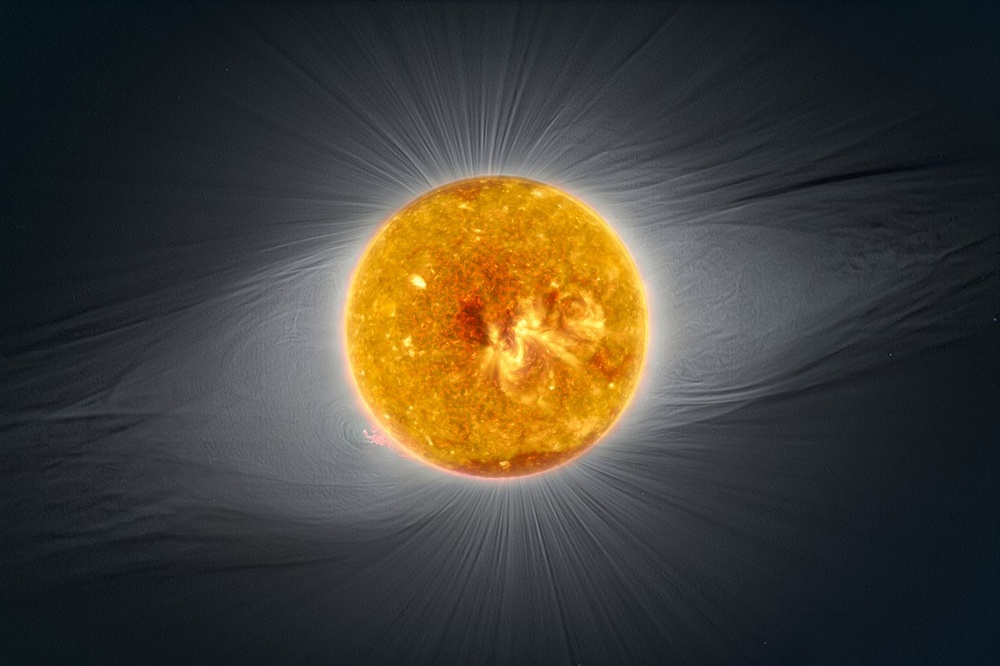
#> input picture Practicas/PracticasOLD/P2/imagen.jpg, 1000 x 666 px, shrunk from 1280 x 853 before the run
$ jupyter execute 'Práctica 2-ejercicio 1.ipynb'
#> lines starting #> are read from the running program, lines starting #| are printed output that depends on the picture
1. **Escriba un programa en Python que use dos variables nombreA y nombreB. en nombreA guardaremos el nombre de la imagen que se va a cargar y en nombreB estará el nombre de la imagen resultante de la transformación que haremos. Calcular las dimensiones de la imagen (alto, ancho y bandas). Las transformaciones que haremos serán dos: una versión rotadas de las mismas y una versión reflejada de las mismas.**

[cell 1]
import numpy as np
import cv2, sys

nombreA="imagen.jpg"
nombreB="imagenRotada.png"

#Leemos la imagen del primer argumento y la cargamos en img
img = cv2.imread(nombreA)
#> img is the input picture: shape (666, 1000, 3); mean B, G, R 54.4, 63.2, 67.8

#Si la imagen no se ha podido cargar, terminamos la ejecucion
if ( img is None ):
    print(" Error al cargar imagen ")
    sys.exit()

#Obtenemos valores de la imagen en el array dimensiones, se podra usar img.size
dimensiones=img.shape
#> dimensiones = (666, 1000, 3)

#Filas o alto
alto = dimensiones[0]
#> alto = 666

#Columnas o ancho
ancho = dimensiones[1]
#> ancho = 1000

#Bandas
bandas = dimensiones[2]
#> bandas = 3

* **Realice una versión de la misma rotada 90º, en sentido horario. Dicha rotación se llevará a cabo creando una imagen nueva y copiando los pixeles desde la imagen original en las posicones adecuadas**

*Código:*

[cell 2]
#Creando imagen Rotada, para ello intercambiaremos el orden de alto y ancho en la llamada (1er parametro es alto y 2do ancho)
imgTransformada = np.zeros((ancho, alto, bandas), np.uint8)

#Iteramos por la imagen y almacenamos el valor BGR de cada pixel y lo ponemos en la posicion adecuada
for i in range(0, alto):
    for j in range(0, ancho):
        for k in range(0 ,bandas):
            imgTransformada[j,i,k] = img[i,j,k]
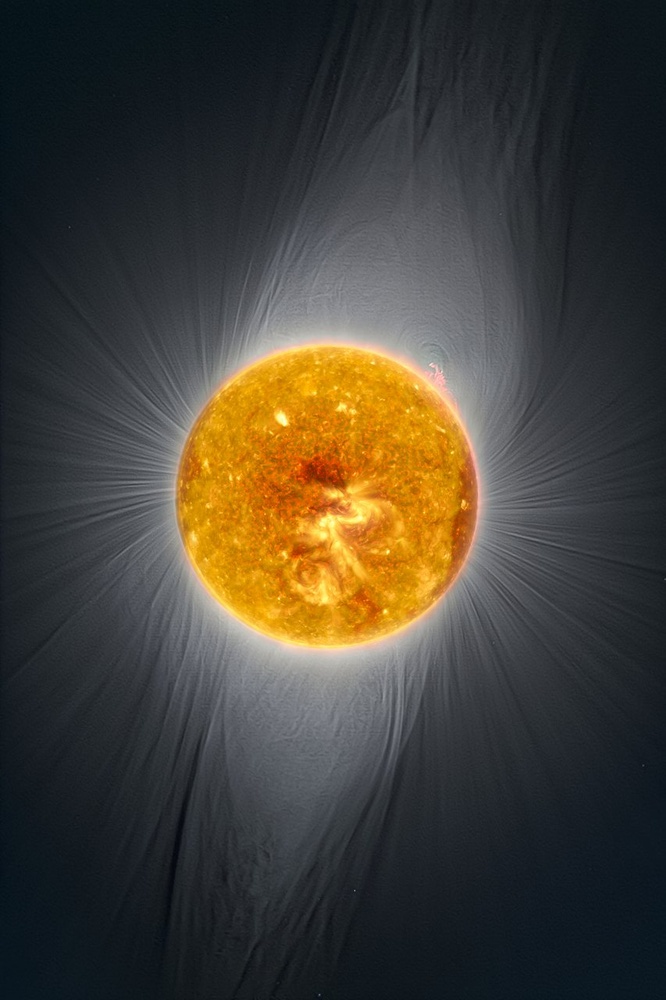
#> imgTransformada: shape (1000, 666, 3); mean B, G, R 54.4, 63.2, 67.8
